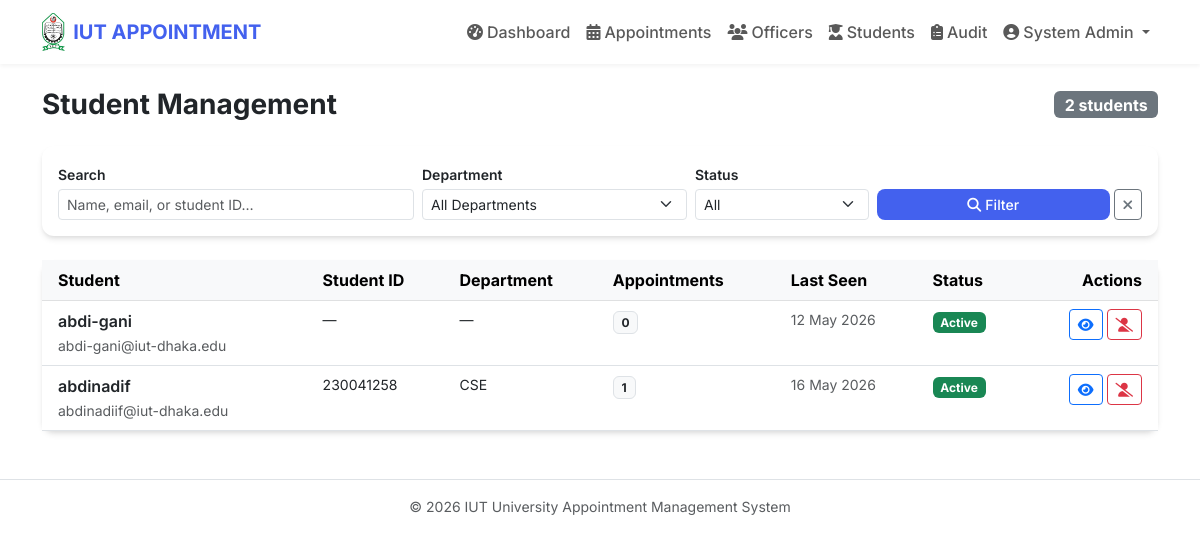
The page /admin/students (signed in) on the database its author committed.
### models.py (models this page shows, shortened)
class User(db.Model, UserMixin):
    id = db.Column(db.Integer, primary_key=True)
    name = db.Column(db.String(100), nullable=False)
    email = db.Column(db.String(120), unique=True, nullable=False)
    password = db.Column(db.String(200), nullable=False)
    role = db.Column(db.String(20), nullable=False, default='student')
    student_id_num = db.Column(db.String(50), nullable=True)
    department = db.Column(db.String(100), nullable=True)
    dark_mode = db.Column(db.Boolean, default=False)
    is_active = db.Column(db.Boolean, default=True)
    email_verified = db.Column(db.Boolean, default=False)
    email_verify_token = db.Column(db.String(64), nullable=True)
    failed_logins = db.Column(db.Integer, default=0)
    locked_until = db.Column(db.DateTime, nullable=True)
    created_at = db.Column(db.DateTime, default=lambda: datetime.now(timezone.utc))
    last_seen = db.Column(db.DateTime, default=lambda: datetime.now(timezone.utc))
    appointments = db.relationship('Appointment', backref='student_user', lazy=True)
    notifications = db.relationship('Notification', backref='user', lazy=True)

### routes/admin.py (the view)
@admin_bp.route('/admin/students')
@login_required
@admin_required
def manage_students():
    search = request.args.get('search', '').strip()
    dept = request.args.get('department', '').strip()
    status = request.args.get('status', '').strip()
    query = User.query.filter_by(role='student')
    if search:
        query = query.filter(
            db.or_(User.name.ilike(f'%{search}%'),
                   User.email.ilike(f'%{search}%'),
                   User.student_id_num.ilike(f'%{search}%')))
    if dept:
        query = query.filter(User.department.ilike(f'%{dept}%'))
    if status == 'active':
        query = query.filter_by(is_active=True)
    elif status == 'inactive':
        query = query.filter_by(is_active=False)
    students = query.order_by(User.created_at.desc()).all()
    departments = db.session.query(User.department).filter(User.role=='student', User.department != None).distinct().all()
    departments = [d[0] for d in departments if d[0]]
    return render_template('admin/students.html', students=students,
                           search=search, dept=dept, status_filter=status,
                           departments=departments)

### app.py (called while the page is built)
@login_manager.user_loader
def load_user(user_id):
    return db.session.get(User, int(user_id))

@app.before_request
def check_session_timeout():
    if current_user.is_authenticated:
        last = session.get('last_activity')
        now = datetime.now(timezone.utc).timestamp()
        if last and (now - last) > 30 * 60:
            logout_user()
            session.clear()
            from flask import flash
            flash('Session expired due to inactivity.', 'warning')
            return redirect(url_for('auth.login'))
        session['last_activity'] = now
        session.permanent = True
        current_user.last_seen = datetime.now(timezone.utc)
        db.session.commit()

### routes/admin.py (called while the page is built)
def admin_required(f):
    from functools import wraps
    @wraps(f)
    def decorated(*args, **kwargs):
        if current_user.role not in ('admin', 'super_admin'):
            return redirect(url_for('index'))
        return f(*args, **kwargs)
    return decorated

### templates/admin/students.html (shortened to what this page needs)
{% extends "layout.html" %}
{% block content %}
<div class="d-flex justify-content-between align-items-center mb-4">
  <h3 class="fw-bold mb-0">Student Management</h3>
  <span class="badge bg-secondary fs-6">{{ students|length }} students</span>
</div>
<div class="card mb-4 p-3">
  <form method="GET" class="row g-2 align-items-end">
    <div class="col-md-4">
      <label class="form-label small fw-semibold mb-1">Search</label>
      <input type="text" name="search" class="form-control form-control-sm" placeholder="Name, email, or student ID…" value="{{ search }}">
    </div>
    <div class="col-md-3">
      <label class="form-label small fw-semibold mb-1">Department</label>
      <select name="department" class="form-select form-select-sm">
        <option value="">All Departments</option>
      </select>
    </div>
    <div class="col-md-2">
      <label class="form-label small fw-semibold mb-1">Status</label>
      <select name="status" class="form-select form-select-sm">
        <option value="">All</option>
      </select>
    </div>
    <div class="col-md-3 d-flex gap-1">
      <button class="btn btn-primary btn-sm w-100"><i class="fas fa-search me-1"></i>Filter</button>
      <a href="{{ url_for('admin.manage_students') }}" class="btn btn-outline-secondary btn-sm"><i class="fas fa-times"></i></a>
    </div>
  </form>
</div>
<div class="card">
  <div class="card-body p-0">
    <table class="table table-hover mb-0">
      <thead class="table-light">
        <tr>
          <th class="ps-3">Student</th>
          <th>Student ID</th>
          <th>Department</th>
          <th>Appointments</th>
          <th>Last Seen</th>
          <th>Status</th>
          <th class="text-end pe-3">Actions</th>
        </tr>
      </thead>
      <tbody>
      {% if students %}
        {% for s in students %}
        <tr>
          <td class="ps-3">
            <div class="fw-semibold">{{ s.name }}</div>
            <small class="text-muted">{{ s.email }}</small>
          </td>
          <td class="small">{{ s.student_id_num or '—' }}</td>
          <td class="small">{{ s.department or '—' }}</td>
          <td>
            <span class="badge bg-light text-dark border">{{ s.appointments|length }}</span>
          </td>
          <td class="small text-muted">
            {% if s.last_seen %}{{ s.last_seen.strftime('%d %b %Y') }}{% else %}Never{% endif %}
          </td>
          <td>
            {% if s.is_active %}
            <span class="badge bg-success">Active</span>
            {% else %}
            <span class="badge bg-secondary">Inactive</span>
            {% endif %}
          </td>
          <td class="text-end pe-3">
            <div class="d-flex gap-1 justify-content-end">
              <a href="{{ url_for('admin.student_detail', user_id=s.id) }}" class="btn btn-sm btn-outline-primary" title="View details">
                <i class="fas fa-eye"></i>
              </a>
              <a href="{{ url_for('admin.toggle_student', user_id=s.id) }}"
                 class="btn btn-sm {{ 'btn-outline-danger' if s.is_active else 'btn-outline-success' }}"
                 title="{{ 'Deactivate' if s.is_active else 'Activate' }}"
                 onclick="return confirm('{{ 'Deactivate' if s.is_active else 'Activate' }} this student account?')">
                <i class="fas {{ 'fa-user-slash' if s.is_active else 'fa-user-check' }}"></i>
              </a>
            </div>
          </td>
        </tr>
        {% endfor %}
      {% else %}
        <tr><td colspan="7" class="text-center py-5 text-muted">No students found.</td></tr>
      {% endif %}
      </tbody>
    </table>
  </div>
</div>
{% endblock %}

### templates/layout.html (shortened to what this page needs)
<!DOCTYPE html>
<html lang="en" data-bs-theme="{{ 'dark' if current_user.is_authenticated and current_user.dark_mode else 'light' }}">
<head>
    <link href="https://cdn.jsdelivr.net/npm/bootstrap@5.3.0/dist/css/bootstrap.min.css" rel="stylesheet">
    <link rel="stylesheet" href="https://cdnjs.cloudflare.com/ajax/libs/font-awesome/6.4.0/css/all.min.css">
</head>
<body>
<nav class="navbar navbar-expand-lg sticky-top">
    <div class="container">
        <a class="navbar-brand d-flex align-items-center" href="{{ url_for('index') }}">
            <img src="{{ url_for('static', filename='iut_logo.png') }}" alt="IUT" height="38" class="me-2" style="object-fit:contain;">
            IUT APPOINTMENT
        </a>
        <div class="collapse navbar-collapse" id="navbarNav">
            <ul class="navbar-nav ms-auto align-items-center">
                {% if current_user.is_authenticated %}
                    {% if current_user.role == 'super_admin' %}
                        <li class="nav-item"><a class="nav-link" href="{{ url_for('super_admin.dashboard') }}"><i class="fas fa-shield-alt me-1"></i>Control Panel</a></li>
                        <li class="nav-item"><a class="nav-link" href="{{ url_for('admin.dashboard') }}"><i class="fas fa-tachometer-alt me-1"></i>Admin View</a></li>
                        <li class="nav-item"><a class="nav-link" href="{{ url_for('super_admin.audit_log') }}"><i class="fas fa-history me-1"></i>Audit Log</a></li>
                    {% elif current_user.role == 'admin' %}
                        <li class="nav-item"><a class="nav-link" href="{{ url_for('admin.dashboard') }}"><i class="fas fa-tachometer-alt me-1"></i>Dashboard</a></li>
                        <li class="nav-item"><a class="nav-link" href="{{ url_for('admin.manage_appointments') }}"><i class="fas fa-calendar-alt me-1"></i>Appointments</a></li>
                        <li class="nav-item"><a class="nav-link" href="{{ url_for('admin.manage_officers') }}"><i class="fas fa-users me-1"></i>Officers</a></li>
                        <li class="nav-item"><a class="nav-link" href="{{ url_for('admin.manage_students') }}"><i class="fas fa-user-graduate me-1"></i>Students</a></li>
                        <li class="nav-item"><a class="nav-link" href="{{ url_for('admin.audit_log') }}"><i class="fas fa-clipboard-list me-1"></i>Audit</a></li>
                    {% endif %}
                    <li class="nav-item dropdown">
                        <a class="nav-link dropdown-toggle position-relative" href="#" data-bs-toggle="dropdown">
                            <i class="fas fa-user-circle me-1"></i>{{ current_user.name }}
                            {% set unread = current_user.notifications | selectattr('is_read','equalto',false) | list %}
                        </a>
                    </li>
                {% else %}
                    <li class="nav-item"><a class="nav-link" href="{{ url_for('auth.login') }}">Login</a></li>
                    <li class="nav-item"><a class="nav-link" href="{{ url_for('auth.register') }}">Register</a></li>
                {% endif %}
            </ul>
        </div>
    </div>
</nav>
<div class="container mt-4 mb-5">
    {% block content %}{% endblock %}
</div>
<footer class="py-3 text-center text-muted small border-top">
    &copy; 2026 IUT University Appointment Management System
</footer>
</body>
</html>

### templates/layout.html (style rules this page uses)
:root { --primary-color: #4361ee; --secondary-color: #3f37c9; --card-shadow: 0 4px 6px -1px rgba(0,0,0,.1), 0 2px 4px -1px rgba(0,0,0,.06); }
body { font-family: 'Inter', sans-serif; }
.navbar { box-shadow: 0 2px 4px rgba(0,0,0,.05); }
.navbar-brand { font-weight: 700; color: var(--primary-color) !important; }
.card { border: none; border-radius: 12px; box-shadow: var(--card-shadow); }
.btn-primary { background-color: var(--primary-color); border: none; border-radius: 8px; font-weight: 500; }
.nav-link { font-weight: 500; }

### rows shown on the page
User: name "System Admin"
User: name "abdi-gani", email "abdi-gani@iut-dhaka.edu", student_id_num "—", department "—", appointments|length "0", last_seen "12 May 2026", is_active "Active"
User: name "abdinadif", email "abdinadiif@iut-dhaka.edu", student_id_num "230041258", department "CSE", appointments|length "1", last_seen "16 May 2026", is_active "Active"

### other values the page prints
{{ students|length }} "2"
